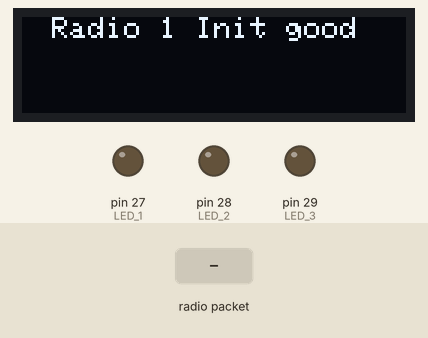
Bench run of a sketch on a simulated Arduino Mega 2560, built with avr-gcc and run on an emulated ATmega2560. On the bench: 128×32 one-colour display, output pins drawn as LEDs (lit = HIGH). The test bench sets the inputs (shaded band). The display library's start-up logo is not drawn; no radio packets arrive unless stated; pins used as bus, display or sensor lines are not drawn; what the sketch prints to the serial monitor is not drawn.

Above: at 2.18 s.
At 3.4 s:
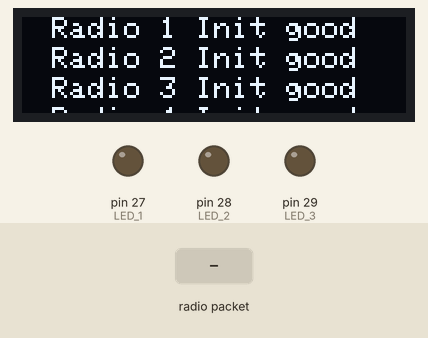
3.5 s: radio packet "1" arrives
At 4.5 s:
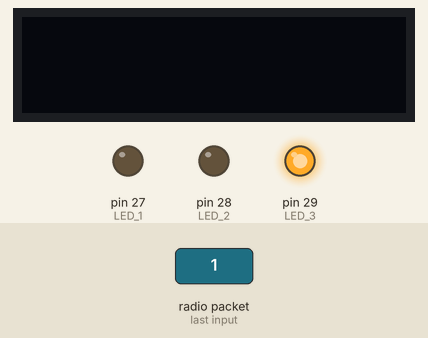
Timing chart, 0 to 6.5 s (numbered marks = the images above; inputs shaded):
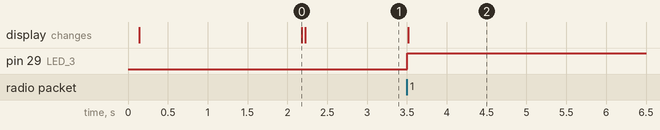

The sketch:

RX_Four_Modules.ino
```cpp
  // IMPORTS
#include <SPI.h>                  // Radio and Screen
#include <RH_RF95.h>              // Radio
#include <Wire.h>                 // Screen
#include <Adafruit_GFX.h>         // Screen
#include <Adafruit_SSD1306.h>     // Screen


  // RADIO MACROS -----------------------------------------------------------------------------------------------
// TX Freq, must match RX's Freq!
#define RF95_FREQ 915.0

// Custom wiring
  // Module 1
#define RFM95_1_RST     49
#define RFM95_1_CS      53
#define RFM95_1_INT     19

  // Module 2
#define RFM95_2_RST     23
#define RFM95_2_CS      22
#define RFM95_2_INT     18

  // Module 3
#define RFM95_3_RST     4
#define RFM95_3_CS      24
#define RFM95_3_INT     2


  // Module 4
#define RFM95_4_RST     26
#define RFM95_4_CS      25
#define RFM95_4_INT     3


// Instances of the radio driver
RH_RF95 rf95_1(RFM95_1_CS, RFM95_1_INT);    // Module 1
RH_RF95 rf95_2(RFM95_2_CS, RFM95_2_INT);    // Module 2
RH_RF95 rf95_3(RFM95_3_CS, RFM95_3_INT);    // Module 3
RH_RF95 rf95_4(RFM95_4_CS, RFM95_4_INT);    // Module 4


  // SCREEN MACROS ----------------------------------------------------------------------------------------------
// Screen size
#define SCREEN_WIDTH 128 // OLED display width, in pixels
#define SCREEN_HEIGHT 32 // OLED display height, in pixels

// Misc screen macros
#define OLED_RESET     4 // Reset pin # (or -1 if sharing Arduino reset pin)
#define SCREEN_ADDRESS 0x3C   // See datasheet for Address; 0x3D for 128x64, 0x3C for 128x32

// Instance of screen driver
Adafruit_SSD1306 display(SCREEN_WIDTH, SCREEN_HEIGHT, &Wire, OLED_RESET);

  // LED MACROS -------------------------------------------------------------------------------------------------
// SHIELD
// #define LED_1 13
// #define LED_2 12
// #define LED_3 54    // Also does ANALOG

// PCB
#define LED_1 27
#define LED_2 28
#define LED_3 29

// Setup  -------------------------------------------------------------------------------------------------------
void setup()
{
  // LED Setup
  pinMode(LED_1, OUTPUT);
  pinMode(LED_2, OUTPUT);
  pinMode(LED_3, OUTPUT);

  // Serial setup ------------------------------------------------------
  Serial.begin(115200);     // Start serial connection
  while (!Serial)           // Wait for serial response
  {
    delay(1);
  }
  delay(100);


  // Screen setup -------------------------------------------------------
  // Make sure screen driver is properly intialized
  if(!display.begin(SSD1306_SWITCHCAPVCC, SCREEN_ADDRESS))
  {
    Serial.println("Screen setup failed");
    while (1);
  }

  // Show initial display buffer contents on the screen -- the library initializes this with an Adafruit splash screen.
  display.display();
  delay(2000); // Pause for 2 seconds

  // Clear the screen buffer
  display.clearDisplay();

  // Set text properties
  display.setTextSize(1); // Draw 2X-scale text
  display.setTextColor(SSD1306_WHITE);


  // Radio setup -------------------------------------------------------
  // Set up reset pin
  pinMode(RFM95_1_RST, OUTPUT);
  digitalWrite(RFM95_1_RST, HIGH);
  pinMode(RFM95_2_RST, OUTPUT);
  digitalWrite(RFM95_2_RST, HIGH);
  pinMode(RFM95_3_RST, OUTPUT);
  digitalWrite(RFM95_3_RST, HIGH);
  pinMode(RFM95_4_RST, OUTPUT);
  digitalWrite(RFM95_4_RST, HIGH);

  Serial.println("--Module Initialized--");

  // Manual reset
  digitalWrite(RFM95_1_RST, LOW);
  digitalWrite(RFM95_2_RST, LOW);
  digitalWrite(RFM95_3_RST, LOW);
  digitalWrite(RFM95_4_RST, LOW);
  delay(10);
  digitalWrite(RFM95_1_RST, HIGH);
  digitalWrite(RFM95_2_RST, HIGH);
  digitalWrite(RFM95_3_RST, HIGH);
  digitalWrite(RFM95_4_RST, HIGH);
  delay(10);


  // Make sure module initialized successfully
  while (!rf95_1.init())
  {
    Serial.println("LoRa radio 1 init failed");
    while (1);
  }
  display.setCursor(10, 0);                 // Set screen cursor to position 1
  display.print(F("Radio 1 Init good"));
  display.display();

  while (!rf95_2.init())
  {
    Serial.println("LoRa radio 2 init failed");
    while (1);
  }
  display.setCursor(10, 10);                 // Set screen cursor to position 2
  display.print(F("Radio 2 Init good"));
  display.display();

  while (!rf95_3.init())
  {
    Serial.println("LoRa radio 3 init failed");
    while (1);
  }
  display.setCursor(10, 20);                 // Set screen cursor to position 3
  display.print(F("Radio 3 Init good"));
  display.display();

  while (!rf95_4.init())
  {
    Serial.println("LoRa radio 4 init failed");

    display.clearDisplay();
    display.setCursor(10, 20);
    display.print(F("Radio 4 Init FAIL"));
    display.display();

    while (1);
  }
  display.setCursor(10, 30);                 // Set screen cursor to position 4
  display.print(F("Radio 4 Init good"));
  display.display();

  Serial.println("All LoRa radios init OK!");

  // Make sure frequency is set properly - Defaults after init are 434.0MHz, modulation GFSK_Rb250Fd250, +13dbM
  if (!rf95_1.setFrequency(RF95_FREQ))
  {
    Serial.println("setFrequency 1 failed");
    while (1);
  }
  if (!rf95_2.setFrequency(RF95_FREQ))
  {
    Serial.println("setFrequency 2 failed");
    while (1);
  }
  if (!rf95_3.setFrequency(RF95_FREQ))
  {
    Serial.println("setFrequency 3 failed");
    while (1);
  }
  if (!rf95_4.setFrequency(RF95_FREQ))
  {
    Serial.println("setFrequency 3 failed");
    while (1);
  }
  Serial.print("Set Freq to: "); Serial.println(RF95_FREQ);

  // Set TX power
  rf95_1.setTxPower(23, false);   // Set to 23 dBm (default is 13 dBm)
  rf95_2.setTxPower(23, false);   // Set to 23 dBm (default is 13 dBm)
  rf95_3.setTxPower(23, false);   // Set to 23 dBm (default is 13 dBm)
  rf95_4.setTxPower(23, false);   // Set to 23 dBm (default is 13 dBm)

}


// Loop --------------------------------------------------------------------------------------------------------
int16_t packetnum = 0;  // packet counter, we increment per xmission

void loop()
{
  digitalWrite(LED_2, LOW);

  if (rf95_1.available() && rf95_2.available() && rf95_3.available() && rf95_4.available())
  {
    Serial.println("----------------");
    display.clearDisplay();                                       // Clear the screen buffer
    //digitalWrite(LED_1, HIGH);
    digitalWrite(LED_3, HIGH);

    // Should be a message for us now
    uint8_t buf_1[RH_RF95_MAX_MESSAGE_LEN];
    uint8_t len_1 = sizeof(buf_1);

    uint8_t buf_2[RH_RF95_MAX_MESSAGE_LEN];
    uint8_t len_2 = sizeof(buf_2);

    uint8_t buf_3[RH_RF95_MAX_MESSAGE_LEN];
    uint8_t len_3 = sizeof(buf_3);

    uint8_t buf_4[RH_RF95_MAX_MESSAGE_LEN];
    uint8_t len_4 = sizeof(buf_4);

    if (rf95_1.recv(buf_1, &len_1) && rf95_2.recv(buf_2, &len_2) && rf95_3.recv(buf_3, &len_3) && rf95_4.recv(buf_4, &len_4))
    {
//      RH_RF95::printBuffer("Received from 1: ", buf_1, len_1);
//      RH_RF95::printBuffer("Received from 2: ", buf_2, len_2);
      digitalWrite(LED_2, HIGH);

      // Print to serial
      Serial.print("Got 1: ");
      Serial.println((char*)buf_1);

      Serial.print("Got 2: ");
      Serial.println((char*)buf_2);

      Serial.print("Got 3: ");
      Serial.println((char*)buf_3);

      Serial.print("Got 4: ");
      Serial.println((char*)buf_4);

      // Print to screen
      display.setCursor(10, 0);                 // Set screen cursor to position 1
      display.print(F("1: "));
      display.print(rf95_1.lastRssi(), DEC);

      display.print(F("  2: "));
      display.println(rf95_2.lastRssi(), DEC);

      display.setCursor(10, 10);                // Set screen cursor to position 3
      display.print(F("3: "));
      display.print(rf95_3.lastRssi(), DEC);

      display.print(F("  4: "));
      display.println(rf95_4.lastRssi(), DEC);
    }
    else
    {
      Serial.println("Receive failed");
    }
  }

  display.display();
}
```

Measured:
- after the input at 3.5 s, pin 29 (LED_3): LOW → HIGH at once; the display: changes at once (image 2)
